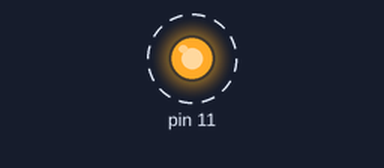
Recording of a program running on a simulated Raspberry Pi (header pin numbers). Shown: output pins drawn as LEDs (lit = HIGH). Dashed ring = blinking. What the program prints to the terminal is not drawn.

Above: at 0.5 s.
Timing chart, 0 to 4.6 s (numbered marks = the images above):
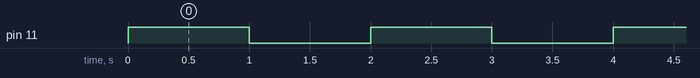

Measured:
- by itself, pin 11: alternates HIGH for 1.0 s and LOW for 1.0 s

The program:

blink.py
```python
import RPi.GPIO as GPIO
import time

GPIO.setmode(GPIO.BOARD)
GPIO.setup(11,GPIO.OUT)

while True:
	GPIO.output(11,GPIO.HIGH)
	print "high"
	time.sleep(1)
	GPIO.output(11,GPIO.LOW)
	print "low"
	time.sleep(1)
```
